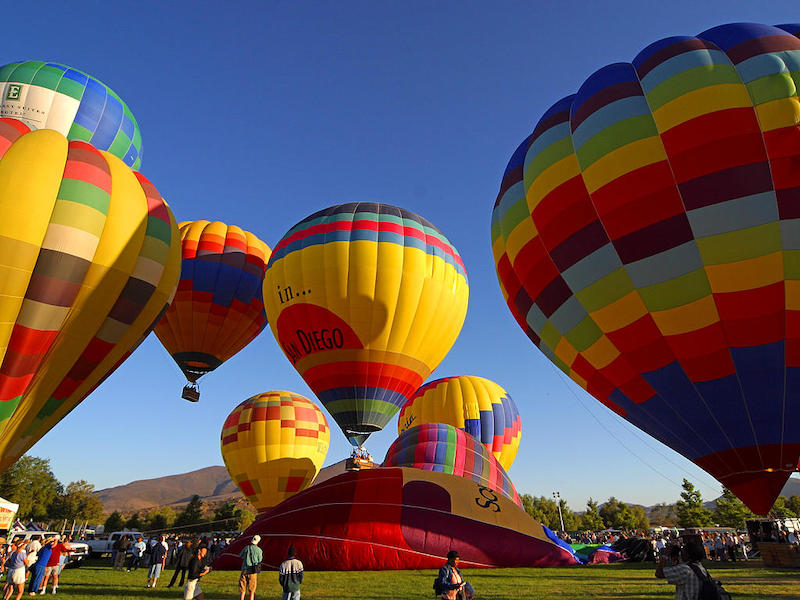
#> input picture Project/img/baloes.jpg, 800 x 600 px
$ python cinza.py
#> lines starting #> are read from the running program, lines starting #| are printed output that depends on the picture
#> further down, imagem is the input picture: PIL image 800x600 RGB; mean R, G, B 99.5, 85.2, 84.6
from PIL import Image


def cinza(imagem):
    w, h = imagem.size # pegando o tamanho da imagem
#> w = 800; h = 600
    img = Image.new('RGB', (w, h)) # gerando uma nova imagem copia para manter a original
#> img: PIL image 800x600 RGB; every value is 0

    # perccorendo pelos pixels da imagem
    for x in range(w):
        for y in range(h):
            pixel = imagem.getpixel((x,y))
            # pegando a media entre as cores para a escala de cinza
            luminancia = (pixel[0] + pixel[1] + pixel[2]) // 3 # pega o resultado da divisão inteira, pois o RGB não aceita decimais
            # para uma cor cinza todos as cores do pixel devem ser iguais
            img.putpixel((x,y), (luminancia, luminancia, luminancia)) # alterando as cores do pixels para transforma em cinza
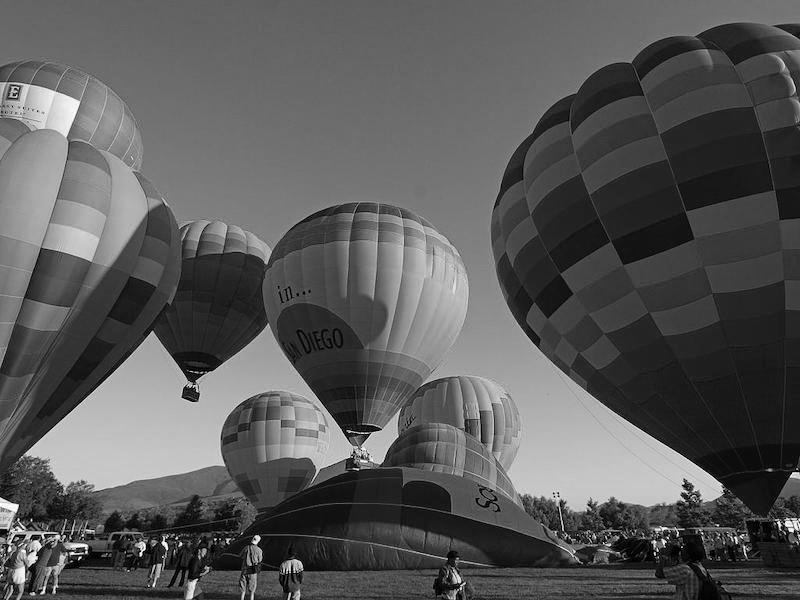
#> img: PIL image 800x600 RGB; min 0, max 254, mean 89.4

    return img


imagem = Image.open('./img/baloes.jpg')

imagem_cinza = cinza(imagem)
imagem_cinza.save('./img/baloes cinza.jpg')

$ run again, with Project/img/desmatamento.jpg copied over Project/img/baloes.jpg
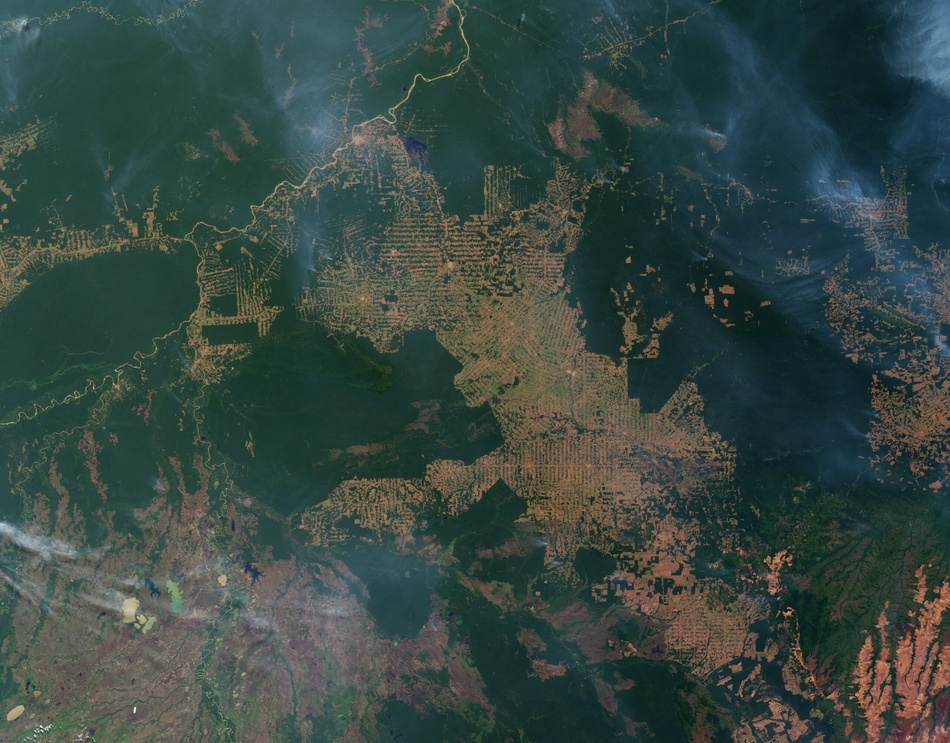
#> input picture Project/img/desmatamento.jpg, 950 x 743 px, shrunk from 2560 x 2002 before the run
#> imagem is the input picture: PIL image 950x743 RGB; mean R, G, B 55.4, 72.1, 67
#> after the loop in cinza, `for x in range(w):`:
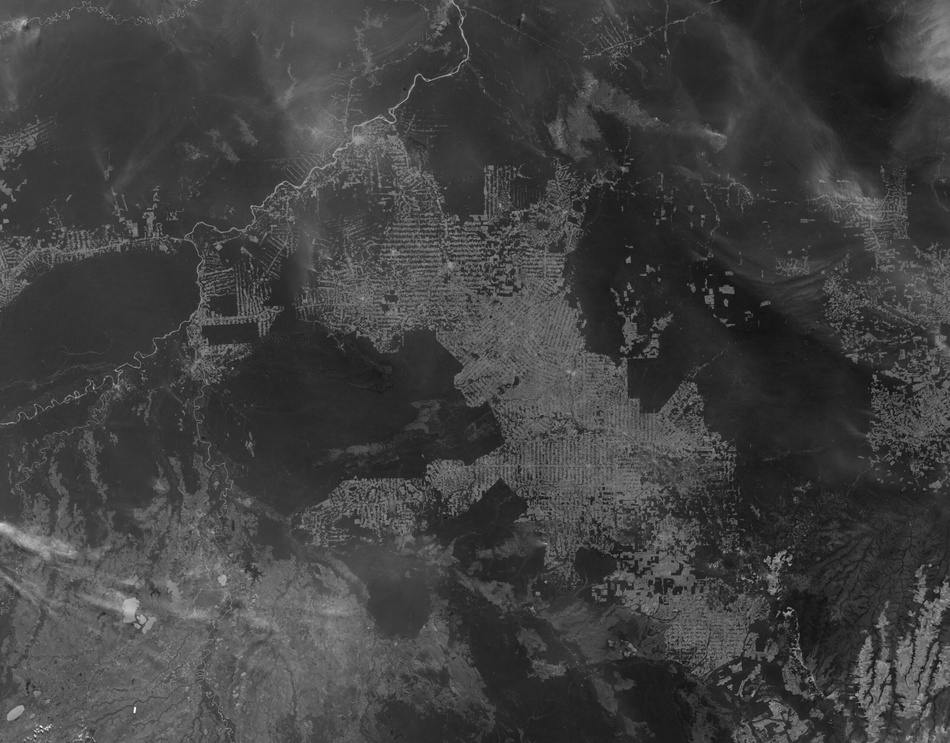
#> img: PIL image 950x743 RGB; min 12, max 253, mean 64.5
